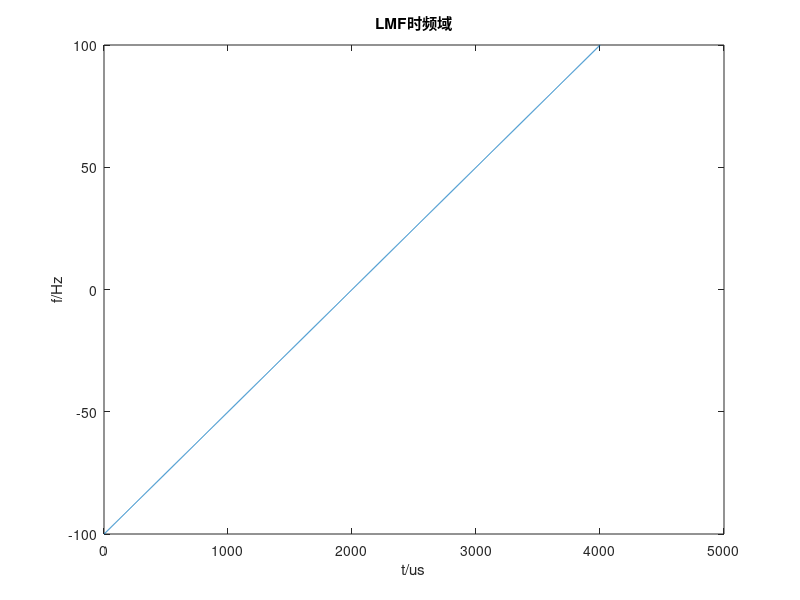
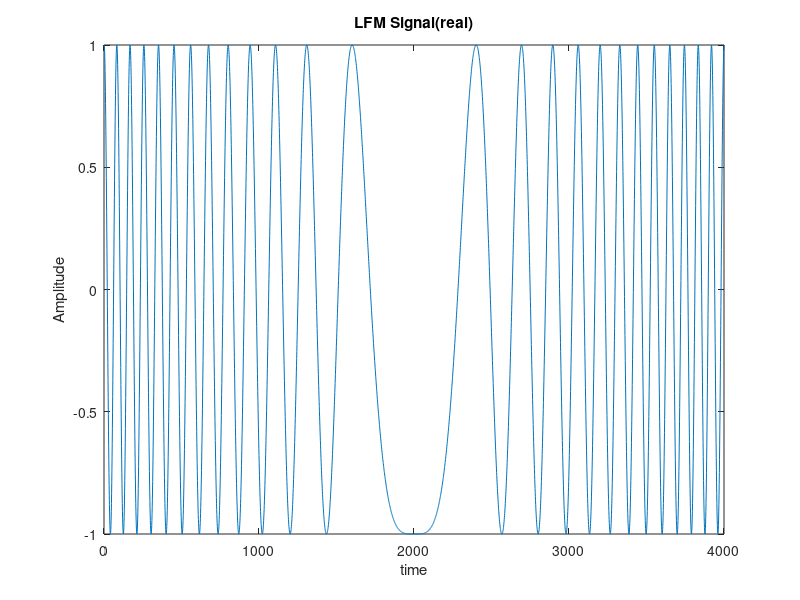
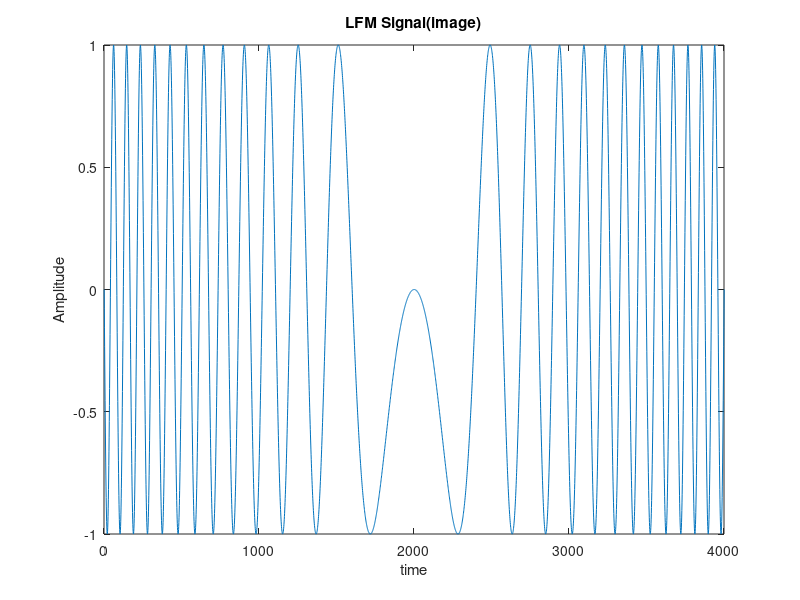
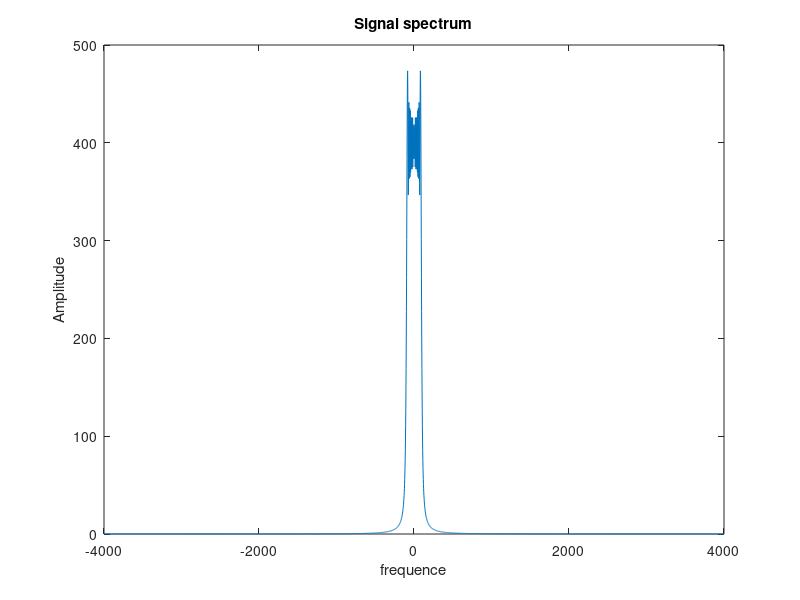

Write MATLAB code to recreate these figures, in order. (Note: this script raises an error after producing the figures.)
close all;clc;
f0 = 1e6;%1M
c = 3e8;%光速
B = 1e2;%带宽
Slope = 4e2;%斜率
Tr = 2*B/Slope;%上升时间
fs = 8e3;%采样率
n = 0:1/fs:Tr;%点数序列
N = Tr*fs;%采样点数
f1 =-B+ Slope*n;%频率
phase = -B*n+Slope*n.^2/2;%相位
figure();
plot(f1);
title('LMF时频域');
ylabel('f/Hz');
xlabel('t/us');

signal = exp(2i*pi*phase);
figure();
plot(real(signal));%信号
title('LFM Signal(real)');
fft_signal = fft(signal);
ylabel('Amplitude')
xlabel('time')
axis([0,4000,-1,1])
figure;
plot(imag(signal));%信号
title('LFM Signal(image)');
ylabel('Amplitude')
xlabel('time')
axis([0,4000,-1,1])

figure();
f = -fs/2:fs/N:fs/2;
plot(f,abs(fftshift(fft_signal)));%信号频谱
title('Signal spectrum');
ylabel('Amplitude')
xlabel('frequence')



% Rmax = 10;
% R = 0:0.1:Rmax;
% tao = 2*R/c;
% num_tao = size(tao,2);
% Vmax = 5;
% V = -Vmax:0.1:Vmax; 
% fd = 2*V*f0/c;
% num_fd = size(fd,2);
% X = zeros(2*N+1,num_fd);
% for j=1:num_fd
%   X(:,j)=conv(signal,conj(fliplr(signal).*exp(-1i*2*pi*fd(j)*(1:N+1))));
% end
[X] = ambiguity (signal);
figure()
mesh(abs(X));
figure();
contour(abs(X));
ylabel('时延')
xlabel('频偏')
% axis([0,1000,0,400])
%脉冲压缩
compressed_signal = conv(signal,conj(fliplr(signal)));
figure();
plot(20*log10(abs(compressed_signal)/max(abs(compressed_signal))));
figure();
plot(abs(X(:,50)))
% 
% 
% %%
% %线性调频脉冲压缩
% 
% close all;clc;
% f0 = 1e6;
% Slope = 1e9;
% fs = 4e9;
% Tr = 1e-4;
% n = 0:1/fs:Tr;
% N = Tr*fs;
% phase = f0*n+Slope*n.^2/2;
% A = 1;
% signal = exp(1j*2*pi*phase);
% c = 3e8;
% % B = 1e2;
% % Slope = 4e2;
% % Tr = 2*B/Slope;
% % fs = 8e2;
% % n = 0:1/fs:Tr;
% % N = Tr*fs;
% % phase = -B*n+Slope*n.^2/2;
% figure();
% plot(phase);
% % signal = cos(2*pi*phase);
% figure(1);
% plot(real(signal));
% title('LFM Signal');
% fft_signal = fft(signal);
% figure(2);
% f = 0:fs/N:fs;
% plot(abs(fft_signal));
% title('Signal spectrum');
% % Rmax = 10;
% % R = 0:0.1:Rmax;
% % tao = 2*R/c;
% % num_tao = size(tao,2);
% Vmax = 5;
% V = -Vmax:0.1:Vmax; 
% fd = 2*V*f0/c;
% num_fd = size(fd,2);
% X = zeros(2*N+1,num_fd);
% for j=1:num_fd
%   X(:,j)=conv(signal,conj(fliplr(signal).*exp(-1i*2*pi*fd(j)*(1:N+1))));
% end
% figure(3)
% mesh(abs(X));
% figure(4);
% contour(abs(X));
% %脉冲压缩
% compressed_signal = conv(signal,conj(fliplr(signal)));
% figure(5);
% plot(20*log10(abs(compressed_signal)/max(abs(compressed_signal))));
% 
% 
% 
% %%
% %Frank码
% function [sequence,phase,signal] = Frank(N)
% A = zeros(N);
% phase = zeros(1,N^2);
% Tr = 1;
% f = 1/Tr;
% n = 0:0.01:Tr;
% for i = 2:N
%     for j = 2:N
%         A(i,j) = (i-1)*(j-1);
%     end
% end
% sequence = mod(reshape(A,[1,N^2]),N);
% for i = 1:N^2
%     phase(i) = 2*pi*sequence(i)/N;
% end
% signal = exp(1i*(2*pi*f*n+phase(1)));
% len = size(sequence,2);
% for i = 2:len
%     s = exp(1i*(2*pi*f*n+phase(i)));
%     signal = [signal,s(2:end)];
% end
% end
